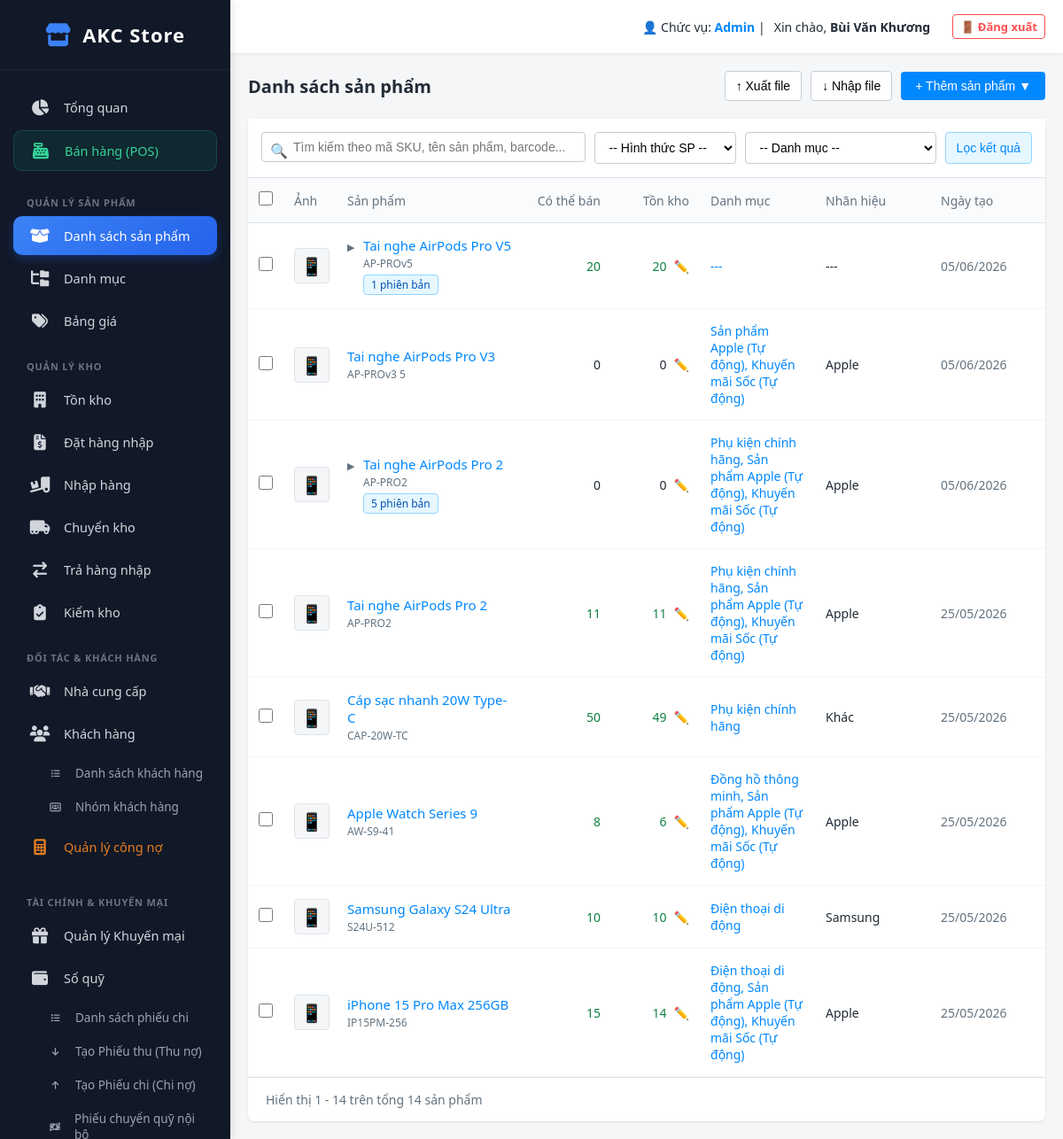
The page /index.php?action=product_list (signed in) on the database its author committed.
### tables this page shows
CREATE TABLE `products` (
  `id` int(11) NOT NULL,
  `parent_id` int(11) DEFAULT NULL,
  `product_type` varchar(20) DEFAULT 'Thường',
  `conversion_qty` int(11) DEFAULT 1,
  `product_name` varchar(255) NOT NULL,
  `brand` varchar(100) DEFAULT NULL,
  `base_price` decimal(15,2) DEFAULT NULL,
  `created_at` timestamp NOT NULL DEFAULT current_timestamp(),
  `sku` varchar(50) DEFAULT NULL,
  `barcode` varchar(50) DEFAULT NULL,
  `unit` varchar(20) DEFAULT NULL,
  `stock` int(11) DEFAULT 0,
  `available` int(11) DEFAULT 0,
  `trading` int(11) DEFAULT 0,
  `incoming` int(11) DEFAULT 0,
  `description` text DEFAULT NULL,
  `image` varchar(255) DEFAULT NULL,
  `compare_price` int(11) DEFAULT NULL,
  `cost_price` int(11) DEFAULT NULL,
  `apply_tax` tinyint(1) DEFAULT 0,
  `category` varchar(100) DEFAULT NULL,
  `tags` varchar(255) DEFAULT NULL,
  `dang_ve_kho` int(11) DEFAULT 0
);

### app/controllers/ProductController.php (called while the page is built, shortened)
<?php
require_once __DIR__ . '/../models/ProductModel.php';
require_once __DIR__ . '/../models/CategoryModel.php';
class ProductController
{
    public function list()
    {
        $db = (new Database())->getConnection();
        $search = $_GET['search'] ?? '';
        $category = $_GET['category'] ?? '';
        $brand = $_GET['brand'] ?? '';
        $tags = $_GET['tags'] ?? '';
        $type = $_GET['type'] ?? '';
        $productModel = new ProductModel($db);
        $categoryModel = new CategoryModel($db);
        $products = $productModel->getProductsWithStock($search, $category, $brand, $tags, $type);
        foreach ($products as $key => $prod) {
            $products[$key]['smart_categories'] = $categoryModel->getCategoriesOfProduct($prod);
            $products[$key]['variants'] = $productModel->getVariantsByProductId($prod['id']);
        }
        require_once __DIR__ . '/../views/product/list.php';
    }
}

### public/index.php (called while the page is built, shortened)
<?php
$app = new App();

### app/models/ProductModel.php (called while the page is built, shortened)
<?php
class ProductModel
{
    private $conn;
    private $table_name = "products";
    public function __construct($db)
    {
        $this->conn = $db;
    }
    public function getProductsWithStock($search = '', $category = '', $brand = '', $tags = '', $type = '')
    {
        $query = "
            SELECT p.*,
            CASE
                WHEN p.product_type = 'Combo' THEN (
                    SELECT MIN(FLOOR(sub_p.stock / c.quantity))
                    FROM product_combo_details c
                    JOIN products sub_p ON c.product_id = sub_p.id
                    WHERE c.combo_id = p.id
                )
                ELSE p.stock
            END as ton_kho,
            CASE
                WHEN p.product_type = 'Combo' THEN (
                    SELECT MIN(FLOOR(sub_p.available / c.quantity))
                    FROM product_combo_details c
                    JOIN products sub_p ON c.product_id = sub_p.id
                    WHERE c.combo_id = p.id
                )
                ELSE p.available
            END as co_the_ban
            FROM " . $this->table_name . " p
            WHERE 1=1 ";
        $params = [];
        $query .= " ORDER BY p.id DESC";
        $stmt = $this->conn->prepare($query);
        $stmt->execute($params);
        return $stmt->fetchAll(PDO::FETCH_ASSOC);
    }
    public function getVariantsByProductId($parent_id)
    {
        $query = "SELECT * FROM " . $this->table_name . " WHERE parent_id = :parent_id ORDER BY id ASC";
        $stmt = $this->conn->prepare($query);
        $stmt->bindParam(':parent_id', $parent_id, PDO::PARAM_INT);
        $stmt->execute();
        return $stmt->fetchAll(PDO::FETCH_ASSOC);
    }
}

### app/models/CategoryModel.php (called while the page is built, shortened)
<?php
class CategoryModel
{
    private $conn;
    private $table_name = "categories";
    public function __construct($db)
    {
        $this->conn = $db;
    }
    public function getCategoriesOfProduct($product)
    {
        $query = "SELECT * FROM " . $this->table_name;
        $stmt = $this->conn->prepare($query);
        $stmt->execute();
        $allCats = $stmt->fetchAll(PDO::FETCH_ASSOC);
        $matched_cats = [];
        foreach ($allCats as $cat) {
            if (($cat['selection_type'] ?? '') == 'auto' && !empty($cat['auto_rules'])) {
                $rules = json_decode($cat['auto_rules'], true);
                if (is_array($rules) && count($rules) > 0) {
                    $isMatch = (($cat['match_type'] ?? 'all') == 'all') ? true : false;
                    foreach ($rules as $rule) {
                        $field = $rule['field'] ?? '';
                        $operator = $rule['operator'] ?? '';
                        $value = $rule['value'] ?? '';
                        $productValue = $product[$field] ?? '';
                        $ruleMatch = false;
                        if ($operator == 'equals') {
                            $ruleMatch = (strcasecmp((string)$productValue, (string)$value) == 0);
                        } elseif ($operator == 'greater_than') {
                            $ruleMatch = ((float)$productValue > (float)$value);
                        } elseif ($operator == 'contains') {
                            $ruleMatch = (stripos((string)$productValue, (string)$value) !== false);
                        }
                        if (($cat['match_type'] ?? 'all') == 'all') {
                            $isMatch = $isMatch && $ruleMatch;
                        } else {
                            $isMatch = $isMatch || $ruleMatch;
                        }
                    }
                    if ($isMatch) {
                        $matched_cats[] = $cat['category_name'];
                    }
                }
            } else {
                if (!empty($product['category']) && strcasecmp(trim($product['category']), trim($cat['category_name'])) == 0) {
                    $matched_cats[] = $cat['category_name'];
                }
            }
        }
        return empty($matched_cats) ? '---' : implode(', ', $matched_cats);
    }
}

### app/views/product/list.php (the view, shortened to what this page needs)
<?php require_once __DIR__ . '/../layout/header.php'; ?>
<div style="display: flex; justify-content: space-between; align-items: center; margin-bottom: 20px;">
    <h2 style="font-size: 20px; font-weight: bold; color: #212b36;">Danh sách sản phẩm</h2>
    <div style="display: flex; gap: 10px; align-items: center;">
        <button style="background: #fff; border: 1px solid #c4cdd5; padding: 8px 12px; border-radius: 4px; cursor: pointer; font-size: 14px;">↑ Xuất file</button>
        <button style="background: #fff; border: 1px solid #c4cdd5; padding: 8px 12px; border-radius: 4px; cursor: pointer; font-size: 14px;">↓ Nhập file</button>
        <div class="akc-dropdown">
            <button class="dropdown-btn">+ Thêm sản phẩm ▼</button>
        </div>
    </div>
</div>
<div class="card" style="background: #fff; border-radius: 8px; box-shadow: 0 1px 3px rgba(0,0,0,0.1); padding: 0; overflow: visible; min-height: 400px;">
    <form action="index.php" method="GET" class="akc-filter-bar">
        <div style="position: relative; flex: 1;">
            <span style="position: absolute; left: 10px; top: 10px; color: #637381;">🔍</span>
            <input type="text" name="search" value="<?php echo htmlspecialchars($_GET['search'] ?? ''); ?>" placeholder="Tìm kiếm theo mã SKU, tên sản phẩm, barcode..." style="padding-left: 35px; width: 100%;">
        </div>
        <select name="type" onchange="this.form.submit()">
            <option value="">-- Hình thức SP --</option>
        </select>
        <select name="category" onchange="this.form.submit()">
            <option value="">-- Danh mục --</option>
        </select>
        <button type="submit" style="background: #e6f7ff; color: #0088ff; border-color: #91d5ff;">Lọc kết quả</button>
    </form>
    <?php if (!empty($products)): ?>
        <table class="akc-table">
            <thead>
                <tr id="normal-header">
                    <th class="col-cb"><input type="checkbox" onclick="toggleAll(this)"></th>
                    <th class="col-img">Ảnh</th>
                    <th class="col-name">Sản phẩm</th>
                    <th class="col-num">Có thể bán</th>
                    <th class="col-num">Tồn kho</th>
                    <th class="col-text">Danh mục</th>
                    <th class="col-text">Nhãn hiệu</th>
                    <th class="col-text">Ngày tạo</th>
                </tr>
            </thead>
            <tbody>
                <?php foreach ($products as $row):
                    if (!empty($_GET['search']) || empty($row['parent_id'])):
                        $hasVariants = !empty($row['variants']);
                ?>
                        <tr class="product-row master-row" onclick="toggleVariants('<?php echo $row['id']; ?>', event)">
                            <td class="col-cb"><input type="checkbox" class="row-checkbox" value="<?php echo $row['id']; ?>" onclick="event.stopPropagation(); toggleRow(this)"></td>
                            <td class="col-img">
                                <?php if (!empty($row['image'])): ?>
                                    <img src="<?php echo htmlspecialchars($row['image']); ?>" style="width:40px; height:40px; border-radius:4px; object-fit:cover; border:1px solid #dfe3e8;">
                                <?php else: ?>
                                    <div style="width:40px; height:40px; background:#f4f6f8; border: 1px solid #dfe3e8; border-radius:4px; text-align:center; line-height:40px; font-size: 20px;">📱</div>
                                <?php endif; ?>
                            </td>
                            <td class="col-name">
                                <div style="display: flex; align-items: flex-start; gap: 6px;">
                                    <?php if ($hasVariants): ?>
                                        <span id="icon-<?php echo $row['id']; ?>" style="color: #637381; font-size: 11px; margin-top: 4px; display: inline-block; width: 12px;">▶</span>
                                    <?php endif; ?>
                                    <div>
                                        <a href="index.php?action=edit_product&id=<?php echo $row['id']; ?>" style="color: #0088ff; font-weight: 500; text-decoration: none; font-size: 15px;" onclick="event.stopPropagation();">
                                            <?php echo htmlspecialchars($row['product_name']); ?>
                                        </a><br>
                                        <span style="color: #637381; font-size: 12px;"><?php echo !empty($row['sku']) ? htmlspecialchars($row['sku']) : '---'; ?></span>
                                        <?php if ($hasVariants): ?>
                                            <br><span class="badge-variant"><?php echo count($row['variants']); ?> phiên bản</span>
                                        <?php elseif (!empty($row['parent_id'])): ?>
                                            <br><span class="badge-type">📦 Sản phẩm quy đổi</span>
                                        <?php elseif (isset($row['product_type']) && $row['product_type'] == 'Combo'): ?>
                                            <br><span class="badge-type">🎁 Sản phẩm Combo</span>
                                        <?php endif; ?>
                                    </div>
                                </div>
                            </td>
                            <td class="col-num" style="color: <?php echo (isset($row['co_the_ban']) && $row['co_the_ban'] > 0) ? '#108043' : '#212b36'; ?>; font-weight: 500;">
                                <?php echo isset($row['co_the_ban']) ? $row['co_the_ban'] : '0'; ?>
                            </td>
                            <td class="col-num" style="position: relative; color: <?php echo (isset($row['ton_kho']) && $row['ton_kho'] > 0) ? '#108043' : '#212b36'; ?>; font-weight: 500;">
                                <div id="stock-view-<?php echo $row['id']; ?>" style="display: flex; justify-content: flex-end; align-items: center; gap: 8px;">
                                    <span><?php echo isset($row['ton_kho']) ? $row['ton_kho'] : '0'; ?></span>
                                    <?php if (empty($row['parent_id']) && ($row['product_type'] ?? '') != 'Combo'): ?>
                                        <a href="javascript:void(0)" onclick="event.stopPropagation(); openStockPopup(<?php echo $row['id']; ?>, <?php echo $row['ton_kho'] ?? 0; ?>)" style="color: #0088ff; text-decoration: none; font-size: 14px;" title="Cập nhật tồn kho">✏️</a>
                                    <?php endif; ?>
                                </div>
                            </td>
                            <td class="col-text" style="color: #0088ff; font-weight: 500;">
                                <?php echo htmlspecialchars($row['smart_categories'] ?? '---'); ?>
                            </td>
                            <td class="col-text"><?php echo !empty($row['brand']) ? htmlspecialchars($row['brand']) : '---'; ?></td>
                            <td class="col-text" style="color: #637381;"><?php echo date('d/m/Y', strtotime($row['created_at'] ?? date('Y-m-d'))); ?></td>
                        </tr>
                <?php endif;
                endforeach; ?>
            </tbody>
        </table>
        <div style="padding: 15px 20px; display: flex; justify-content: space-between; align-items: center; color: #637381; font-size: 14px; border-top: 1px solid #dfe3e8;">
            <span>Hiển thị 1 - <?php echo count($products); ?> trên tổng <?php echo count($products); ?> sản phẩm</span>
        </div>
    <?php endif; ?>
</div>
<?php require_once __DIR__ . '/../layout/footer.php'; ?>

### app/views/layout/header.php (style rules this page uses)
* { box-sizing: border-box; margin: 0; padding: 0; }
body { font-family: 'Segoe UI', Tahoma, Geneva, Verdana, sans-serif; background-color: #f4f6f8; color: #212b36; display: flex; height: 100vh; overflow: hidden; }

### app/views/product/list.php (style rules this page uses)
.akc-filter-bar { display: flex; gap: 10px; padding: 15px; border-bottom: 1px solid #dfe3e8; background: #fff; }
.akc-filter-bar input { flex: 1; padding: 8px 12px; border: 1px solid #c4cdd5; border-radius: 4px; outline: none; font-size: 14px; }
.akc-filter-bar select, .akc-filter-bar button { padding: 8px 12px; border: 1px solid #c4cdd5; background: #fff; border-radius: 4px; cursor: pointer; font-size: 14px; }
.akc-table { width: 100%; border-collapse: collapse; table-layout: fixed; }
.akc-table th, .akc-table td { padding: 15px 12px; border-bottom: 1px solid #f4f6f8; text-align: left; font-size: 14px; vertical-align: middle; word-wrap: break-word; }
.akc-table th { color: #637381; font-weight: 500; background: #fafbfc; border-bottom: 1px solid #dfe3e8; }
.col-cb { width: 40px; text-align: center !important; }
.col-img { width: 60px; }
.col-name { width: auto; }
.col-num { width: 100px; text-align: right !important; }
.col-text { width: 130px; }
.akc-table input[type="checkbox"] { width: 16px; height: 16px; cursor: pointer; accent-color: #0088ff; }
.akc-dropdown { position: relative; display: inline-block; }
.dropdown-btn { background: #0088ff; color: white; padding: 8px 16px; border-radius: 4px; text-decoration: none; font-weight: 500; border: none; cursor: pointer; font-size: 14px; }
.badge-variant { background: #e6f7ff; color: #0050b3; border: 1px solid #91d5ff; padding: 2px 8px; border-radius: 4px; font-size: 12px; font-weight: 500; display: inline-block; margin-top: 4px; }

### rows shown on the page
products: product_name "Tai nghe AirPods Pro V5", sku "AP-PROv5", count($row['variants']) "1", co_the_ban "20", ton_kho "20", smart_categories "---"
products: product_name "Tai nghe AirPods Pro V3", sku "AP-PROv3 5", co_the_ban "0", ton_kho "0", smart_categories "Sản phẩm Apple (Tự động), Khuyến mãi Sốc (Tự động)", brand "Apple"
products: product_name "Tai nghe AirPods Pro 2", sku "AP-PRO2", count($row['variants']) "5", co_the_ban "0", ton_kho "0", smart_categories "Phụ kiện chính hãng, Sản phẩm Apple (Tự động), Khuyến mãi Sốc (Tự động)", brand "Apple"
products: product_name "Tai nghe AirPods Pro 2", sku "AP-PRO2", co_the_ban "11", ton_kho "11", smart_categories "Phụ kiện chính hãng, Sản phẩm Apple (Tự động), Khuyến mãi Sốc (Tự động)", brand "Apple"
products: product_name "Cáp sạc nhanh 20W Type-C", sku "CAP-20W-TC", co_the_ban "50", ton_kho "49", category "Phụ kiện chính hãng", brand "Khác"
products: product_name "Apple Watch Series 9", sku "AW-S9-41", co_the_ban "8", ton_kho "6", smart_categories "Đồng hồ thông minh, Sản phẩm Apple (Tự động), Khuyến mãi Sốc (Tự động)", brand "Apple"
products: product_name "Samsung Galaxy S24 Ultra", sku "S24U-512", co_the_ban "10", ton_kho "10", category "Điện thoại di động", brand "Samsung"
products: product_name "iPhone 15 Pro Max 256GB", sku "IP15PM-256", co_the_ban "15", ton_kho "14", smart_categories "Điện thoại di động, Sản phẩm Apple (Tự động), Khuyến mãi Sốc (Tự động)", brand "Apple"

### other values the page prints
$user_session['role'] "Admin"
$user_session['full_name'] "Bùi Văn Khương"
count($products) "14"
